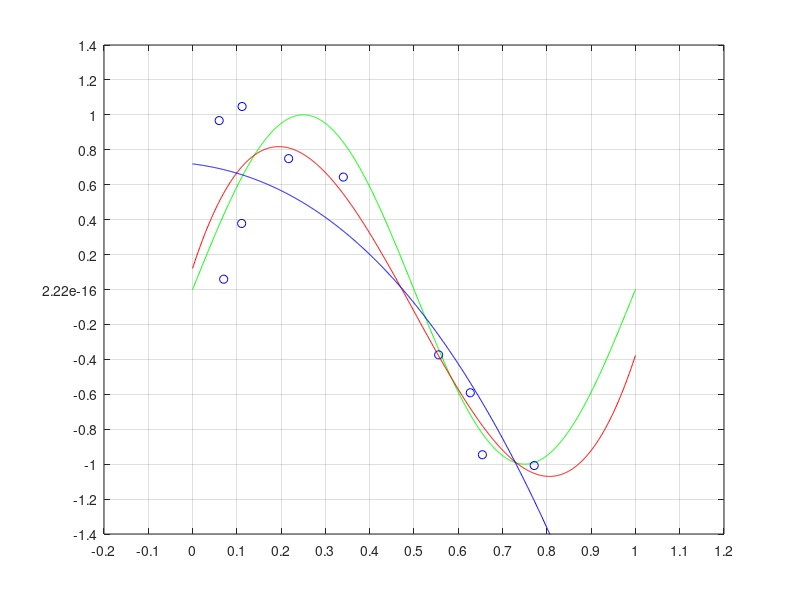

This figure's MATLAB source:
n = 10; %size of dataset
D = 3; %degree of the polynomial

lambda = 0.01; %regression parameter

x = [0:0.001:1]; %range of x (and plots)
y = sin(2*pi*x);

nx = rand(n, 1); %dataset x
ny = sin(2*pi*nx) + randn(n,1)*0.3; %dataset y

%here we make the initial plot, the curve and the points
figure; plot(x, y, '-g'); hold on;
plot(nx, ny, 'bo'); 
grid on;
xlim([-0.2, 1.2]); ylim([-1.4, 1.4]); 
xticks([-0.2: 0.1 : 1.2]); yticks([-1.4: 0.2 : 1.4]);

%calculate the linear regression
%e = ones(n,1) * [0:D];
%A = (nx * ones(1, D+1)) .^ e; % DESIGN MATRIX
%A = repmat(nx, 1, D+1) .^ e; %alternative for calculating A
A = nx .^ [0:D]; % a shorter version from Aldo for calculating the Design Matrix
W = A \ ny
% note that the above is identical to applying the normal equation of
% regression in the least square sense, that is W = inv(A' * A) * A' * ny

%calculate the regularized model
%NOTE: I believe that using the normal equations is the only way here, I
%could not find another way (AP 7/7/21)
Wreg = inv(lambda * eye(D+1) + A' * A) * A' * ny


%calculate both models
% Note: variables named 'm' refer to 'model'
%e = ones(length(x),1) * [0:D];
%Am = (x' * ones(1, D+1)) .^ e; 
%Am = repmat(x', 1, D+1) .^ e; alternative for calculating A
Am = x' .^ [0:D];
ym = Am * W; %simple model
ym_reg = Am * Wreg; %regularized model
 

plot(x, ym, '-r'); %plot the simple model in red
plot(x, ym_reg, '-b'); %plot the regularized model in cyan




